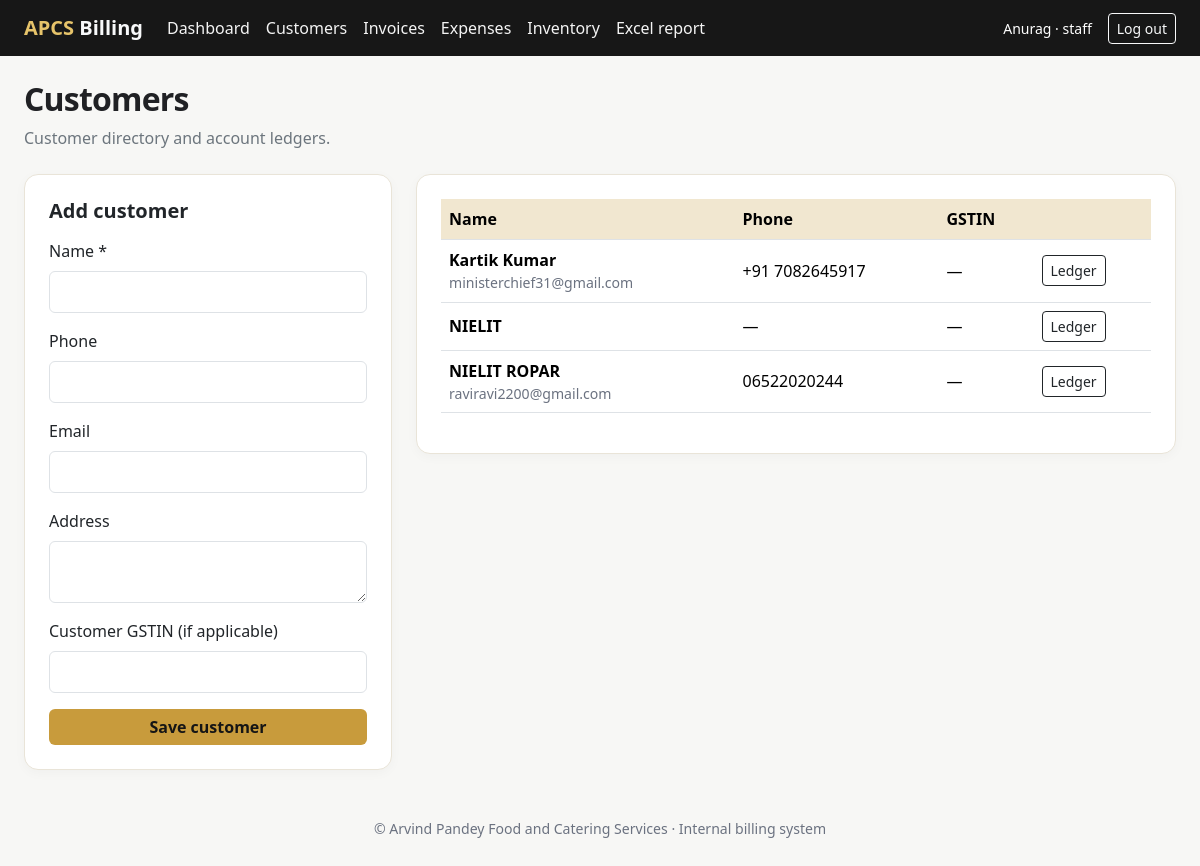
Screenshot of /customers (signed in) with the database file from the repository.
### tables this page shows
CREATE TABLE users(id INTEGER PRIMARY KEY, username TEXT UNIQUE NOT NULL, password_hash TEXT NOT NULL, role TEXT NOT NULL CHECK(role IN ('owner','staff')), active INTEGER NOT NULL DEFAULT 1, created_at TEXT NOT NULL);

CREATE TABLE customers(id INTEGER PRIMARY KEY, name TEXT NOT NULL, phone TEXT, email TEXT, address TEXT, gstin TEXT, created_at TEXT NOT NULL);

### app.py (the view, shortened to what this page needs)
@app.route("/customers", methods=["GET","POST"])
@login_required
def customers():
    with db() as c:
        rows = c.execute("SELECT * FROM customers ORDER BY name").fetchall()
    return render_template("customers.html", customers=rows)

### app.py (called while the page is built)
def db():
    con = sqlite3.connect(DB_PATH)
    con.row_factory = sqlite3.Row
    con.execute("PRAGMA foreign_keys=ON")
    return con

def login_required(fn):
    @wraps(fn)
    def wrapped(*args, **kwargs):
        if not session.get("user_id"):
            return redirect(url_for("login", next=request.path))
        with db() as c:
            u = c.execute("SELECT * FROM users WHERE id=? AND active=1", (session["user_id"],)).fetchone()
        if not u:
            session.clear()
            return redirect(url_for("login"))
        return fn(*args, **kwargs)
    return wrapped

@app.after_request
def security_headers(resp):
    resp.headers["X-Content-Type-Options"] = "nosniff"
    resp.headers["X-Frame-Options"] = "DENY"
    resp.headers["Referrer-Policy"] = "strict-origin-when-cross-origin"
    resp.headers["Cache-Control"] = "no-store"
    return resp

@app.context_processor
def inject_globals():
    return {"business_name": APP_NAME, "business_address": BUSINESS_ADDRESS, "business_phone": BUSINESS_PHONE,
            "business_gstin": GSTIN, "current_user": session.get("username"), "current_role": session.get("role")}

### templates/customers.html
{% extends "base.html" %}{% block title %}Customers{% endblock %}{% block content %}
<div class="d-flex justify-content-between align-items-center mb-4"><div><h1 class="page-title h2">Customers</h1><p class="text-secondary mb-0">Customer directory and account ledgers.</p></div></div>
<div class="row g-4"><div class="col-lg-4"><div class="card p-4"><h2 class="h5 fw-bold mb-3">Add customer</h2><form method="post"><div class="mb-3"><label class="form-label">Name *</label><input class="form-control" name="name" required></div><div class="mb-3"><label class="form-label">Phone</label><input class="form-control" name="phone" inputmode="tel"></div><div class="mb-3"><label class="form-label">Email</label><input class="form-control" name="email" type="email"></div><div class="mb-3"><label class="form-label">Address</label><textarea class="form-control" name="address" rows="2"></textarea></div><div class="mb-3"><label class="form-label">Customer GSTIN (if applicable)</label><input class="form-control" name="gstin" maxlength="15"></div><button class="btn btn-gold w-100">Save customer</button></form></div></div>
<div class="col-lg-8"><div class="card p-3 p-lg-4"><div class="table-responsive"><table class="table align-middle"><thead><tr><th>Name</th><th>Phone</th><th>GSTIN</th><th></th></tr></thead><tbody>{% for c in customers %}<tr><td><strong>{{ c.name }}</strong><div class="small-muted">{{ c.email or '' }}</div></td><td>{{ c.phone or '—' }}</td><td>{{ c.gstin or '—' }}</td><td><a class="btn btn-sm btn-outline-dark" href="{{ url_for('customer_ledger',customer_id=c.id) }}">Ledger</a></td></tr>{% else %}<tr><td colspan="4" class="text-center py-4 text-secondary">No customers yet.</td></tr>{% endfor %}</tbody></table></div></div></div></div>{% endblock %}

### templates/base.html (shortened to what this page needs)
<!doctype html>
<html lang="en">
<head>
<link href="https://cdn.jsdelivr.net/npm/bootstrap@5.3.3/dist/css/bootstrap.min.css" rel="stylesheet">
</head>
<body>
<nav class="navbar navbar-expand-lg navbar-dark mb-4"><div class="container-fluid px-lg-4">
<a class="navbar-brand" href="{{ url_for('dashboard') }}">APCS <span class="text-light">Billing</span></a>
<div class="collapse navbar-collapse" id="nav">
{% if current_user %}
<ul class="navbar-nav me-auto">
<li class="nav-item"><a class="nav-link" href="{{ url_for('dashboard') }}">Dashboard</a></li>
<li class="nav-item"><a class="nav-link" href="{{ url_for('customers') }}">Customers</a></li>
<li class="nav-item"><a class="nav-link" href="{{ url_for('invoices') }}">Invoices</a></li>
<li class="nav-item"><a class="nav-link" href="{{ url_for('expenses') }}">Expenses</a></li>
<li class="nav-item"><a class="nav-link" href="{{ url_for('inventory') }}">Inventory</a></li>
<li class="nav-item"><a class="nav-link" href="{{ url_for('reports_xlsx') }}">Excel report</a></li>
</ul>
<div class="d-flex align-items-center gap-3 text-white small"><span>{{ current_user }} · {{ current_role }}</span><form method="post" action="{{ url_for('logout') }}"><button class="btn btn-sm btn-outline-light">Log out</button></form></div>
{% endif %}
</div></div></nav>
<main class="container-fluid px-lg-4 pb-5">
{% block content %}{% endblock %}
<footer class="text-center small-muted mt-5">© {{ business_name }} · Internal billing system</footer>
</main>
</body></html>

### templates/base.html (style rules this page uses)
:root { --gold:#c89b3c;--gold-dark:#8b6914;--ink:#202124;--paper:#f7f7f5 }
body { background:var(--paper);color:var(--ink) }
.navbar { background:#171717 }
.navbar-brand { color:#e6c36a!important;font-weight:700 }
.btn-gold { background:var(--gold);color:#151515;border:0;font-weight:600 }
.card { border:1px solid #e9e4d8;border-radius:14px;box-shadow:0 3px 12px #00000008 }
.form-control,.form-select { min-height:42px }
.table thead th { background:#f1e7d0 }
.nav-link { color:#f4f4f4 }
.small-muted { color:#6b7280;font-size:.88rem }
.page-title { font-weight:750;letter-spacing:-.025em }

### rows the page displays
users: username "Anurag", role "staff"
customers: name "Kartik Kumar", email "ministerchief31@gmail.com", phone "+91 7082645917", gstin "—"
customers: name "NIELIT", phone "—", gstin "—"
customers: name "NIELIT ROPAR", email "raviravi2200@gmail.com", phone "06522020244", gstin "—"

### other values shown
{{ business_name }} "Arvind Pandey Food and Catering Services"
